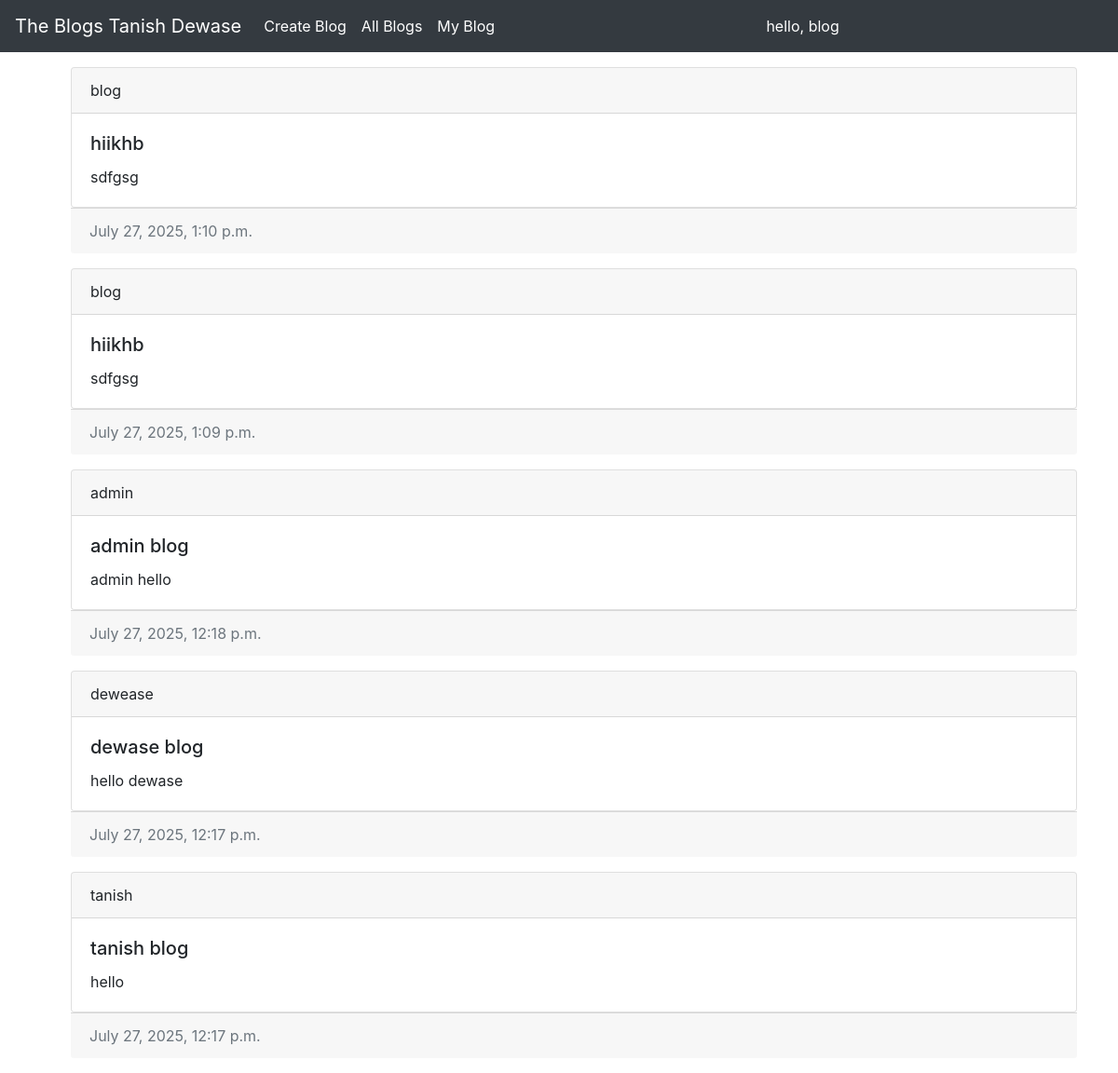
The app's page / (signed in), older data.
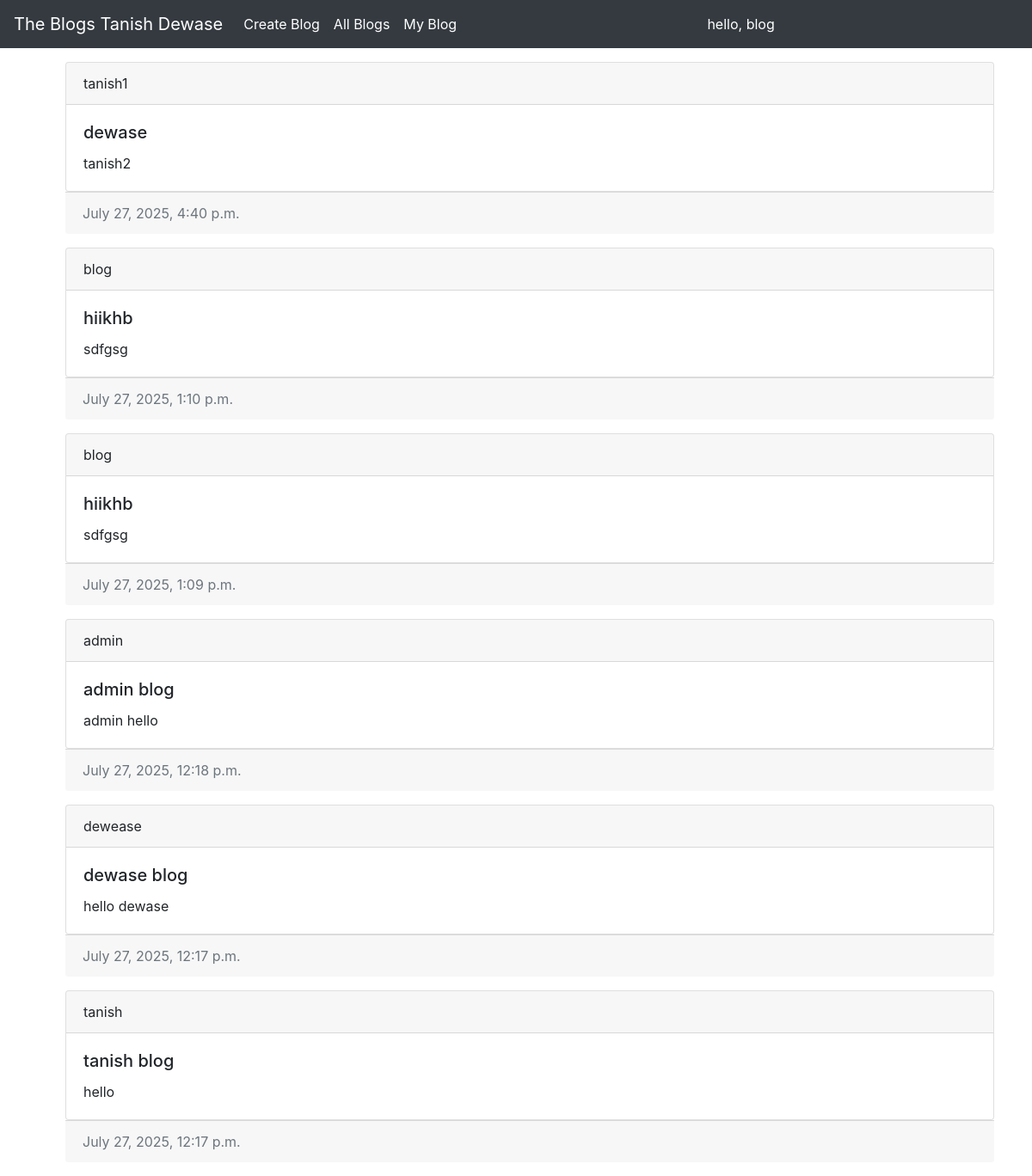
The same page, newer data.
### users/models.py (models this page shows, shortened)
class BlogModel(models.Model):
    username = models.CharField(max_length=15)
    title = models.CharField(max_length=20)
    body = models.CharField(max_length=100)
    pub_date = models.DateTimeField(auto_now=True)
    class Meta:
        ordering = ['-pub_date']

### users/views.py (the view)
# urls.py: path('',views.index), #home route
def index(request):
    blogs = BlogModel.objects.all()
    return render(request,'blog/index.html',{'blogs' : blogs})

### users/templates/blog/index.html
{% extends 'blog/base.html' %}
{% block content %}
    {% for blog in blogs %}
    <div class="container m-3">
    <div class="card">
        <div class="card-header">
          {{blog.username}}
        </div>
        <div class="card-body">
          <h5 class="card-title">{{blog.title}}</h5>
          <p class="card-text">{{blog.body}}</p>
        </div>
      </div>
      <div class="card-footer text-muted">
        {{blog.pub_date}}
      </div>
    </div>
    {% endfor %}
{% endblock content %}

### users/templates/blog/base.html (shortened to what this page needs)
{% load socialaccount %}
<!DOCTYPE html>
<html lang="en">
  <head>
    <link
      rel="stylesheet"
      href="https://maxcdn.bootstrapcdn.com/bootstrap/4.0.0/css/bootstrap.min.css"
    />
  </head>
  <body>
    <nav class="navbar navbar-expand-lg navbar-dark bg-dark">
      <a class="navbar-brand" href="#">The Blogs Tanish Dewase</a>
      <div class="collapse navbar-collapse" id="navbarNavAltMarkup">
        <div class="navbar-nav">
          <a
            class="nav-item nav-link active"
            href="http://127.0.0.1:8000/createblog/"
            >Create Blog
          </a>
          <a class="nav-item nav-link active" href="http://127.0.0.1:8000/"
            >All Blogs
          </a>
          <a
            class="nav-item nav-link active"
            href="http://127.0.0.1:8000/myblog/"
            >My Blog
          </a>
        </div>
      </div>
      <div class="collapse navbar-collapse" id="navbarNavAltMarkup">
        <div class="navbar-nav">
          <a
            class="nav-item nav-link active"
            href="http://127.0.0.1:8000/accounts/logout"
            >hello, {{user.username}}
          </a>
        </div>
      </div>
    </nav>
    {% if user.is_authenticated %}
    <div class="container">{% block content %} {% endblock content %}</div>
    {% else %}
    <h3 class="m-3">Hey you, login using google account</h3>
    <a class="btn btn-danger m-3" href="{% provider_login_url 'google' %}"
      >Login with Google</a
    >
    {% endif %}
  </body>
</html>

Row changes from the older to the newer data that the page shows:
added BlogModel: username "tanish1", title "dewase", body "tanish2", pub_date "July 27, 2025, 4:40 p.m."
